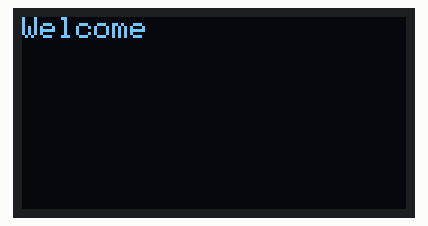
Bench run of a sketch on a simulated ESP8266 (NodeMCU). Parts: 128×64 one-colour display. What the sketch prints to the serial monitor is not drawn.

Above: at 2.1 s.
At 4.2 s:
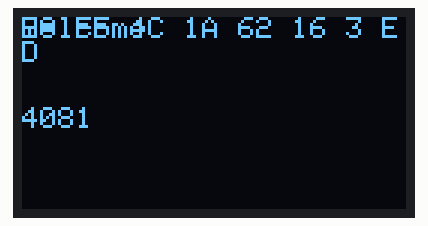
At 7.6 s:
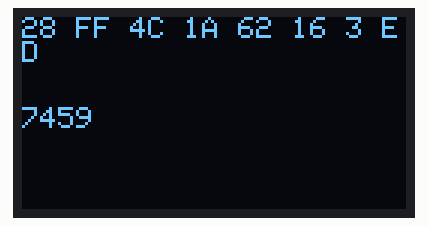
At 11.0 s:
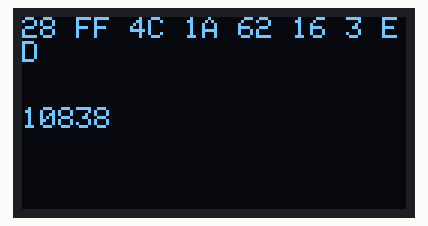
At 21.1 s:
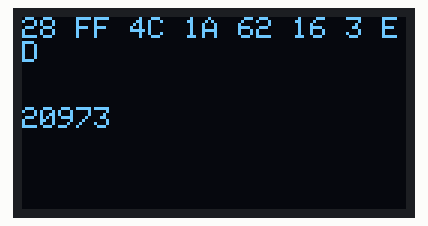
At 38.0 s:
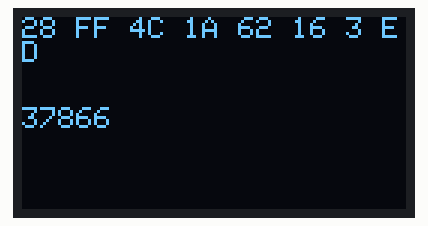

Measured:
- what the display in image 0 shows lasts 2.0 s, from 2.1 s to 4.1 s
- what the display in image 1 shows lasts 3.1 s, from 4.1 s to 7.2 s

The sketch:

wemos_oled_onewire.ino
```cpp
/*********
  Rui Santos
  Complete project details at https://randomnerdtutorials.com
*********/

#include <Wire.h>
#include <Adafruit_GFX.h>
#include <Adafruit_SSD1306.h>

#define SCREEN_WIDTH 128
#define SCREEN_HEIGHT 64

Adafruit_SSD1306 display(SCREEN_WIDTH, SCREEN_HEIGHT, &Wire, -1);

#include <OneWire.h>

OneWire ibutton (2); // iButton connected on PIN 42.

byte buffer[8];

void setup() {
  Serial.begin(115200);
  Serial.println(F("Start"));

  // Start I2C Communication SDA = 5 and SCL = 4 on Wemos Lolin32 ESP32 with built-in SSD1306 OLED
  Wire.begin(5, 4);

  if(!display.begin(SSD1306_SWITCHCAPVCC, 0x3C, false, false)) {
    Serial.println(F("SSD1306 allocation failed"));
    for(;;);
  }
  delay(2000); // Pause for 2 seconds
  // Clear the buffer.
  display.clearDisplay();
  display.display();

  display.setTextSize(1);             // Normal 1:1 pixel scale
  display.setTextColor(SSD1306_WHITE);        // Draw white text
  display.setCursor(0,0);
  display.println(F("Welcome"));
  display.display();
  delay(2000);
}

void loop() {
  // Clear the buffer.

  display.setTextSize(1);             // Normal 1:1 pixel scale
  display.setTextColor(SSD1306_WHITE);        // Draw white text
  display.setCursor(0,30);
  display.println(millis());
  display.display();


  if (!ibutton.search (buffer)){
       ibutton.reset_search();
       delay(250);
       display.clearDisplay();
       display.display();
       return;
    }


  // Draw bitmap on the screen
  display.setTextSize(1);             // Normal 1:1 pixel scale
  display.setTextColor(SSD1306_WHITE);        // Draw white text
  display.setCursor(0,0);             // Start at top-left corner
  for (int x = 0; x<8; x++){
    display.print(buffer[x],HEX);
    display.print(" ");
  }
  //display.println(F("Hello, world!"));
  display.display();
  delay(3000);

}
```
